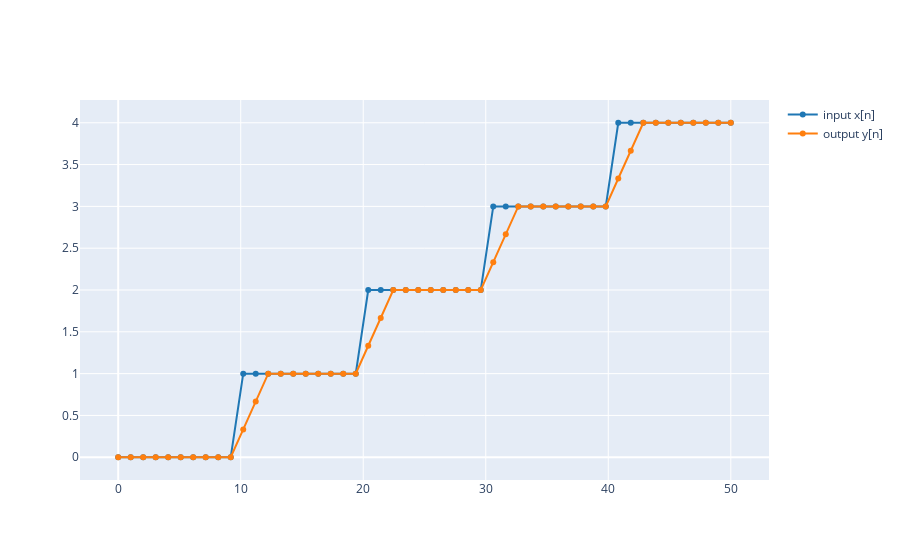

The code cell stored with this chart in its notebook:
### Markdown cell above
**1. Overview of Filtering**

For this lab, we will define an FIR filter as a discrete-time system that converts an input signal $x[n]$ into an output signal $y[n]$ by means of the weighted summation:

$$
y[n] = \sum_{k=0}^M b_kx[n-k]
$$

The function *np.convolve()* is a generic function with which to implement FIR filters. The following code implements a three-point averaging system:

### Code cell
fs = 1
x = [np.floor(x/10) for x in range(50)]
b = np.array([1.0/3, 1.0/3, 1.0/3])
y = np.convolve(b, x)

plot_signals([x, y], fs, name=['input x[n]', 'output y[n]'], mode='lines+markers')

### Figure 1 — Plotly figure (JSON) as saved in the notebook; plotly's stock layout.template omitted (floating-point values rounded to 4 significant figures)
{"data": [{"line": {"color": "#1f77b4", "shape": "linear"}, "mode": "lines+markers", "name": "input x[n]", "type": "scatter", "x": [0.0, 1.02, 2.041, 3.061, 4.082, 5.102, 6.122, 7.143, 8.163, 9.184, 10.2, 11.22, 12.24, 13.27, 14.29, 15.31, 16.33, 17.35, 18.37, 19.39, 20.41, 21.43, 22.45, 23.47, 24.49, 25.51, 26.53, 27.55, 28.57, 29.59, 30.61, 31.63, 32.65, 33.67, 34.69, 35.71, 36.73, 37.76, 38.78, 39.8, 40.82, 41.84, 42.86, 43.88, 44.9, 45.92, 46.94, 47.96, 48.98, 50.0], "y": [0, 0, 0, 0, 0, 0, 0, 0, 0, 0, 1, 1, 1, 1, 1, 1, 1, 1, 1, 1, 2, 2, 2, 2, 2, 2, 2, 2, 2, 2, 3, 3, 3, 3, 3, 3, 3, 3, 3, 3, 4, 4, 4, 4, 4, 4, 4, 4, 4, 4]}, {"line": {"color": "#ff7f0e", "shape": "linear"}, "mode": "lines+markers", "name": "output y[n]", "type": "scatter", "x": [0.0, 1.02, 2.041, 3.061, 4.082, 5.102, 6.122, 7.143, 8.163, 9.184, 10.2, 11.22, 12.24, 13.27, 14.29, 15.31, 16.33, 17.35, 18.37, 19.39, 20.41, 21.43, 22.45, 23.47, 24.49, 25.51, 26.53, 27.55, 28.57, 29.59, 30.61, 31.63, 32.65, 33.67, 34.69, 35.71, 36.73, 37.76, 38.78, 39.8, 40.82, 41.84, 42.86, 43.88, 44.9, 45.92, 46.94, 47.96, 48.98, 50.0], "y": [0.0, 0.0, 0.0, 0.0, 0.0, 0.0, 0.0, 0.0, 0.0, 0.0, 0.3333, 0.6667, 1.0, 1.0, 1.0, 1.0, 1.0, 1.0, 1.0, 1.0, 1.333, 1.667, 2.0, 2.0, 2.0, 2.0, 2.0, 2.0, 2.0, 2.0, 2.333, 2.667, 3.0, 3.0, 3.0, 3.0, 3.0, 3.0, 3.0, 3.0, 3.333, 3.667, 4.0, 4.0, 4.0, 4.0, 4.0, 4.0, 4.0, 4.0]}], "layout": {}}
